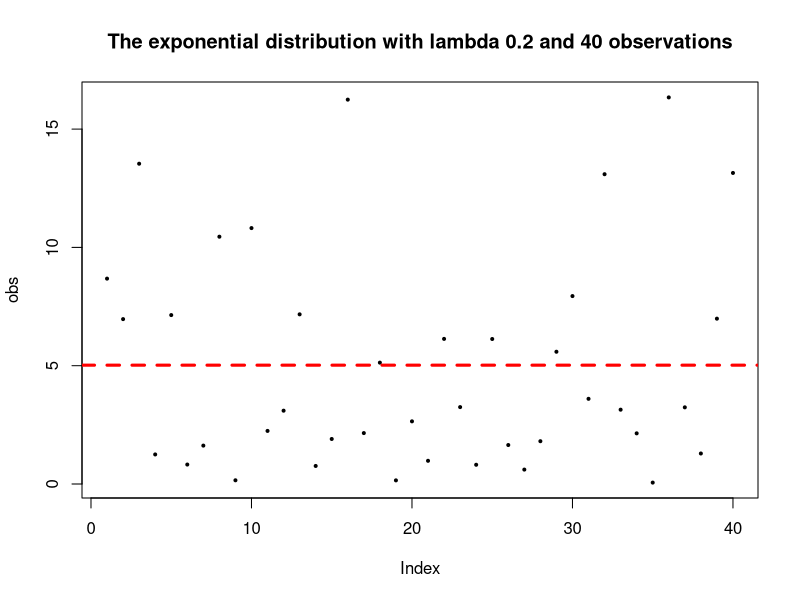
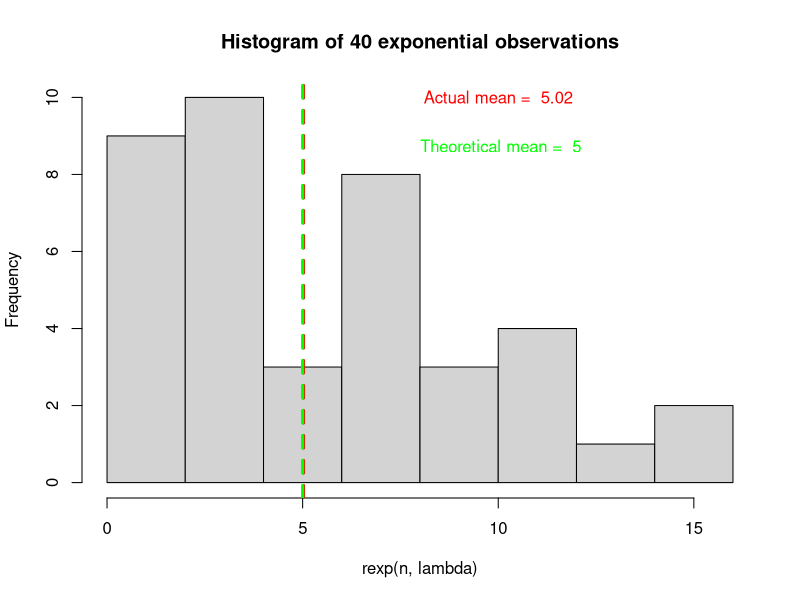
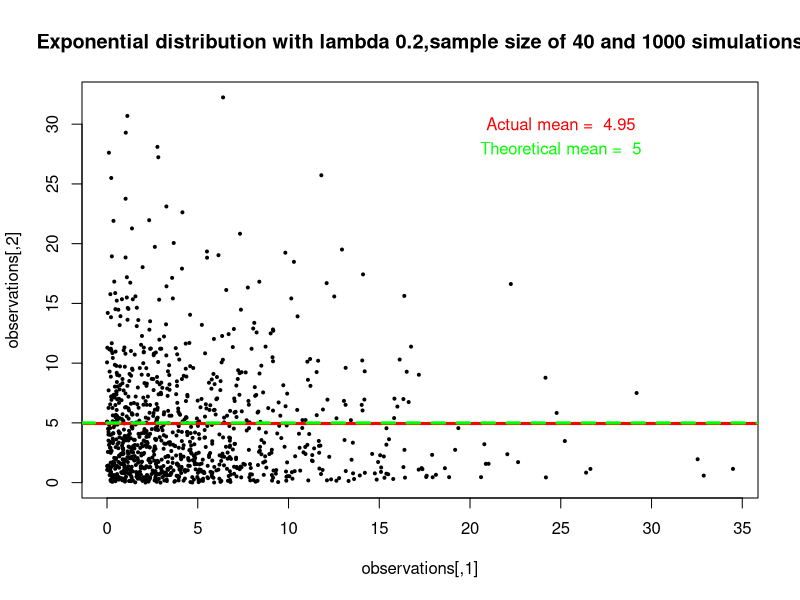
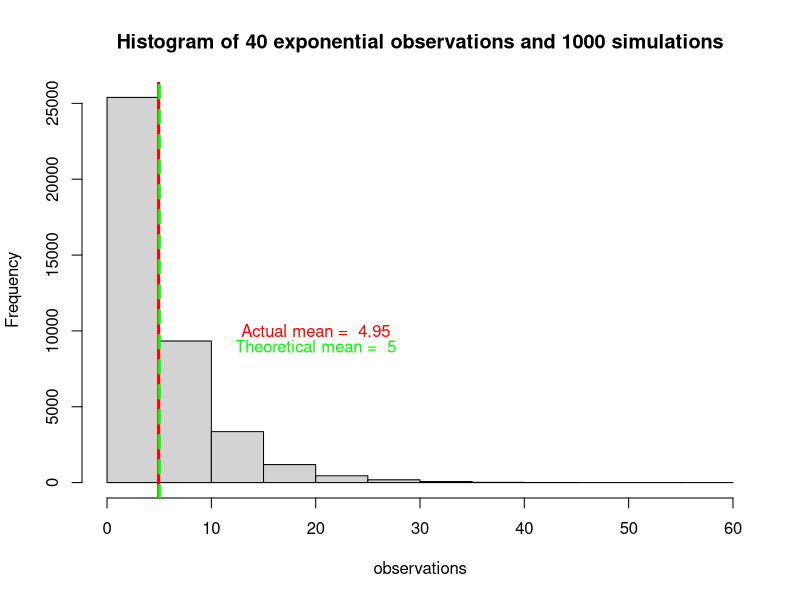
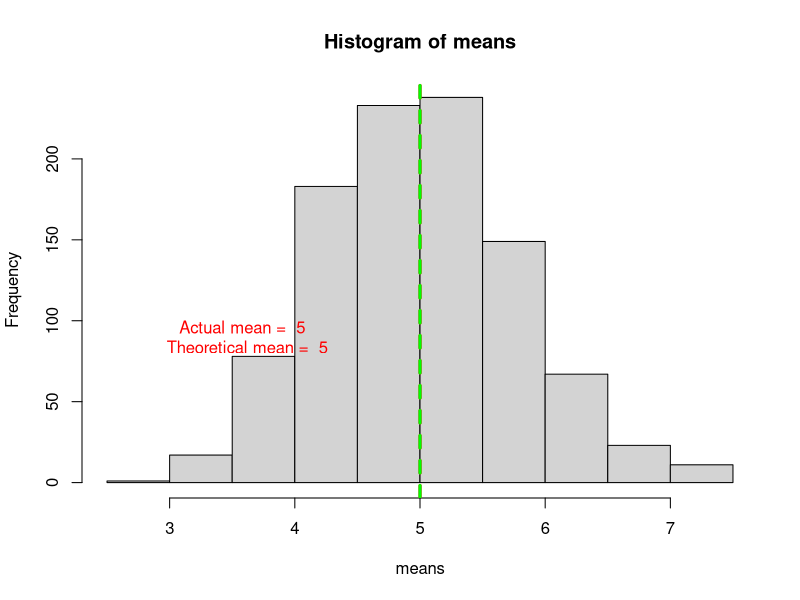
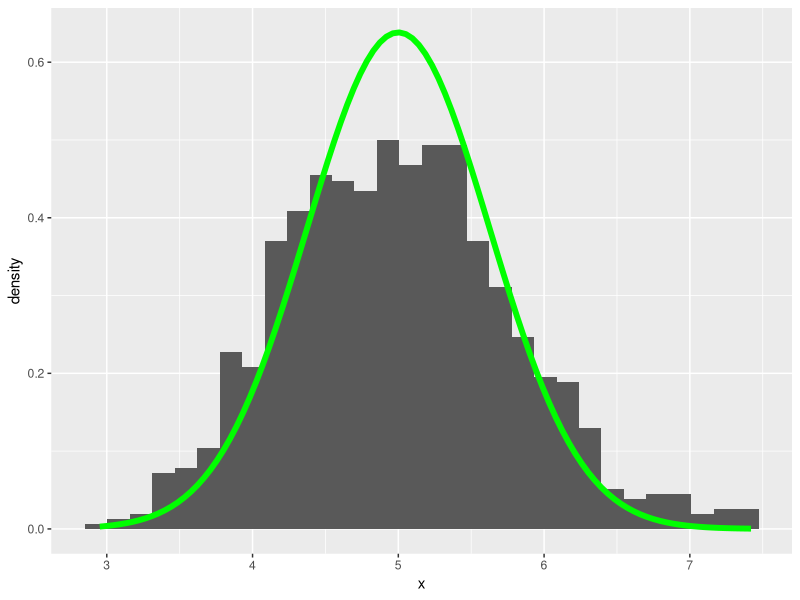
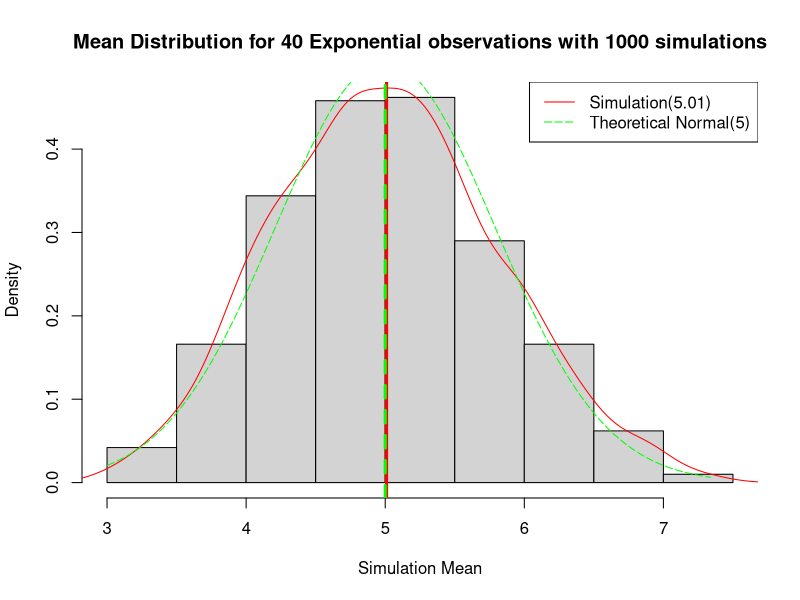
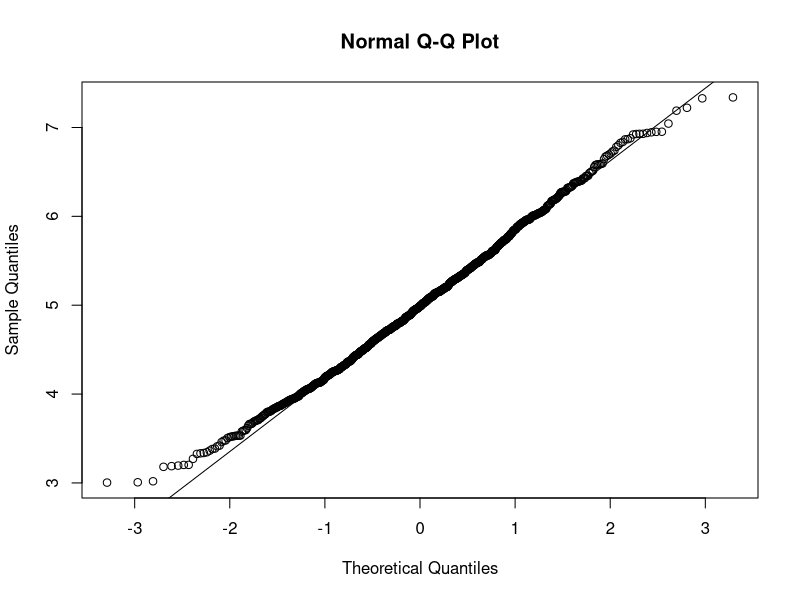

Write the R code that produced these figures, in order.
## ---- chunk 1
knitr::opts_chunk$set(echo = TRUE)
library(ggplot2)
## ---- chunk 2
library(ggplot2)
n=40
lambda =.2
mu <- 1/lambda
s <- 1/lambda
sim <- 1000 

obs <- rexp(n,lambda)

plot(obs, pch=20, cex=0.6, main=paste0("The exponential distribution with lambda ",lambda," and ",n," observations"))
abline(h=mean(obs), col="red", lwd=3, lty=2)
text(100, 30, paste("Actual mean = ", round(mean(obs),2), "\n Theoretical mean = ",mu ), col="red")
# theoretical mean  vs sample mean
print (paste("Population mean: ", mu, ", Sample mean: ", round(mean(obs) ,4) ) )

hist(rexp(n,lambda), main=paste0("Histogram of ",n," exponential observations"))
abline(v=mean(obs), col="red", lwd=3, lty=2)
abline(v=mu, col="green", lwd=3, lty=2)
text(10,10, paste("Actual mean = ", round(mean(obs),2)), col="red")
text(10,9, paste(" ", "\n Theoretical mean = ",mu ), col="green")

## ---- chunk 3
library(ggplot2)
sample_size=40
lambda =.2
mu <- 1/lambda
s <- 1/lambda
num_sim <- 1000 

observations <- matrix(rexp(num_sim * sample_size, rate = lambda), num_sim, sample_size)
means <- rowMeans(observations)

plot(observations, pch=20, cex=0.6, main=paste0("Exponential distribution with lambda ",lambda,",sample size of ",sample_size," and ",num_sim," simulations"))
abline(h=mean(observations), col="red", lwd=3, lty=1)
abline(h=mu, col="green", lwd=3, lty=2)
text(25, 30, paste("Actual mean = ", round(mean(observations),2)), col="red")
text(25, 28, paste("Theoretical mean = ",mu ), col="green")
# theoretical mean  vs sample mean
print (paste("Population mean: ", mu, ", Sample mean: ", round(mean(observations) ,4) ) )

hist(observations, main=paste0("Histogram of ",n," exponential observations and ",sim," simulations"))
abline(v=mean(observations), col="red", lwd=3, lty=1)
abline(v=mu, col="green", lwd=3, lty=2)
text(20,10000, paste("Actual mean = ", round(mean(observations),2)), col="red")
text(20,9000, paste("Theoretical mean = ",mu ), col="green")


## ---- chunk 4
# theoretical standard deviation vs practical standard deviation
print (paste("Theoretical standard deviation: ", round( (1/lambda)/sqrt(n) ,4), ", Practical standard deviation", round(sd(means) ,4) ) )


# the variance:
print (paste("Theoretical variance: ", (1/lambda)^2/n, ", Practical variance", round(var(means) ,4) ) )
## ---- chunk 5
library(ggplot2)
means<-matrix(ncol=1,nrow = 1000)
for (i in 1:sim){
 means[i,]<- matrix(mean(rexp(n,lambda)))
}

hist(means)
abline(v=mean(means), col="red", lwd=3, lty=2)
abline(v=mu, col="green", lwd=3, lty=2)
text(3.6,90, paste("Actual mean = ", round(mean(means),2), "\n Theoretical mean = ",mu ), col="red")


## ---- chunk 6
#df <- data.frame(x = rnorm(1000, mu))
df <- data.frame(x = means)

ggplot(df, aes(x)) +
  geom_histogram(aes(y = ..density..)) +
  stat_function(fun = dnorm, args = list(mean = mu,sd = s^2/n),lwd = 2, col = 'green')
## ---- chunk 7

library(ggplot2)
sample_size=40
lambda =.2
mu <- 1/lambda
s <- 1/lambda
num_sim <- 1000 

observations <- matrix(rexp(num_sim * sample_size, rate = lambda), num_sim, sample_size)
means <- rowMeans(observations)

hist(means, prob = TRUE, main = "Mean Distribution for 40 Exponential observations with 1000 simulations", xlab = "Simulation Mean")
lines(density(means),col = "red")
abline(v=mean(means), col="red", lwd=3, lty=1)
abline(v=mu, col="green", lwd=3, lty=2)
x_sim <- seq(min(means), max(means), length = 100)
dist_sim <- dnorm(x_sim, mean = 1/lambda, sd = (1/lambda/sqrt(sample_size)))
lines(x_sim, dist_sim, pch = 50, col = "green", lty = 5)
legend('topright', c(paste0("Simulation(",round(mean(means),2),")"), paste0("Theoretical Normal(",mu,")")), 
       lty = c(1,5), col = c("red", "green"))
## ---- chunk 8
simul_interval <- round(mean(means) + c(-1,1)*1.96*sd(means)/sqrt(sample_size),3)
theo_interval <- mu + c(-1,1)*1.96*sqrt(s)/sqrt(sample_size)
## ---- chunk 9
qqnorm(means)
qqline(means)
